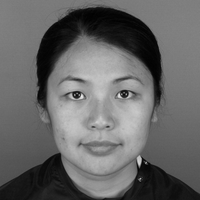
#> input picture imagesAndPoints/Face5.tif, 200 x 200 px, found by its file name
$ python cross_disolve_script.py
#> lines starting #> are read from the running program, lines starting #| are printed output that depends on the picture
### cross_disolve_functions.py
import numpy as np
import cv2
import matplotlib.pyplot as plt

def writeMorphingVideo(image_list, video_name):
    out = cv2.VideoWriter(video_name + ".mp4", cv2.VideoWriter_fourcc(*'mp4v'), 20.0, image_list[0].shape, 0)
    for im in image_list:
        out.write(im)
    out.release()

def createMorphSequence(im1, im1_pts, im2, im2_pts, t_list, transformType):
    if transformType:
        trantype_im1_to_im2 = findProjectiveTransform(im1_pts, im2_pts)
        trantype_im2_to_im1 = findProjectiveTransform(im2_pts, im1_pts)
    else:
        trantype_im1_to_im2 = findAffineTransform(im1_pts, im2_pts)
        trantype_im2_to_im1 = findAffineTransform(im2_pts, im1_pts)

    size = [im2.shape[0], im2.shape[1]]
    ims = []
    one_mat = np.eye(3)

    for t in t_list:
        T12_t = (1 - t) * one_mat + t * trantype_im1_to_im2
        T21_t = (1 - t) * trantype_im2_to_im1 + t * one_mat
        new_im_1 = mapImage(im1, T12_t, size)
        new_im_2 = mapImage(im2, T21_t, size)
        nim = ((1-t)*new_im_1 + t * new_im_2).astype(np.uint8)
        #plt.imshow(nim, cmap='gray')
        ims.append(nim)
    return ims


def mapImage(im, T, sizeOutIm):

# create meshgrid of all coordinates in new image [x,y]
    array_1 = np.array([i for i in range(sizeOutIm[0])])
    array_2 = np.array([i for i in range(sizeOutIm[1])])
    yy, xx = np.meshgrid(array_1, array_2)
    array_3 = [1 for i in range(yy.shape[0])]
    zz, zzx = np.meshgrid(array_3, array_1)
    xx = xx.ravel()
    yy = yy.ravel()
    zz = zz.ravel()
    xy = np.vstack([yy, xx, zz])
    Tinv = np.linalg.pinv(T)
    new_mat = np.matmul(Tinv, xy)

    new_mat[0] = new_mat[0] / new_mat[2]
    new_mat[1] = new_mat[1] / new_mat[2]

    yy = new_mat[0]
    xx = new_mat[1]
    xMask = np.logical_or(xx < 0, xx >= im.shape[1] - 1)
    yMask = np.logical_or(yy >= im.shape[0] - 1, yy < 0)
    outOfRange = np.logical_not(np.logical_or(xMask, yMask))
    xx = xx[outOfRange]
    yy = yy[outOfRange]

    yy_, xx_ = np.meshgrid(np.arange(0, sizeOutIm[0]), np.arange(0, sizeOutIm[1]))
    xx_ = xx_.ravel()
    yy_ = yy_.ravel()
    xx_ = xx_[outOfRange]
    yy_ = yy_[outOfRange]

    SEpx = np.ceil([xx, yy]).astype(np.uint8)
    NWpx = np.floor([xx, yy]).astype(np.uint8)
    NEpx = np.array([np.ceil(xx).astype(np.uint8), np.floor(yy).astype(np.uint8)])
    SWpx = np.array([np.floor(xx).astype(np.uint8), np.ceil(yy).astype(np.uint8)])

    SEcolor = np.zeros((sizeOutIm[0], sizeOutIm[1]))
    NWcolor = np.zeros((sizeOutIm[0], sizeOutIm[1]))
    NEcolor = np.zeros((sizeOutIm[0], sizeOutIm[1]))
    SWcolor = np.zeros((sizeOutIm[0], sizeOutIm[1]))

    SEcolor[xx_, yy_] = im[SEpx[0].astype(int), SEpx[1].astype(int)]
    NWcolor[xx_, yy_] = im[NWpx[0].astype(int), NWpx[1].astype(int)]
    NEcolor[xx_, yy_] = im[NEpx[0].astype(int), NEpx[1].astype(int)]
    SWcolor[xx_, yy_] = im[SWpx[0].astype(int), SWpx[1].astype(int)]

    SEpxfull = np.ceil([new_mat[1], new_mat[0]]).astype(np.uint8)

    X_, Y_ = new_mat[1], new_mat[0]
    deltaX = (SEpxfull[0] - X_)
    deltaY = (SEpxfull[1] - Y_)
    deltaX = deltaX.reshape((sizeOutIm[0], sizeOutIm[1]))
    deltaY = deltaY.reshape((sizeOutIm[0], sizeOutIm[1]))

    S = SEcolor * (1 - deltaX) + SWcolor * deltaX
    N = NEcolor * (1 - deltaX) + NWcolor * deltaX
    V = (N * deltaY + S * (1 - deltaY)).astype(np.uint8)
    return V


def findProjectiveTransform(pointsSet1, pointsSet2):
    N = pointsSet1.shape[0]
    X = [[]]
    # iterate iver points to create x , x'
    Xtag = np.zeros((2 * N, 1))

    for i in range(0, N):
        array_row_i = np.array([[pointsSet1[i, 0], pointsSet1[i, 1], 0, 0, 1, 0, -(pointsSet1[i, 0] * pointsSet2[i, 0])
                           , -(pointsSet1[i, 1] * pointsSet2[i, 0])]])
        array_row_i_plus_1 = np.array([[0, 0, pointsSet1[i, 0], pointsSet1[i, 1], 0, 1, -(pointsSet1[i, 0] * pointsSet2[i, 1])
                                  , -(pointsSet1[i, 1] * pointsSet2[i, 1])]])
        X = np.append(X, array_row_i)
        X = np.append(X, array_row_i_plus_1)
        Xtag[2 * i], Xtag[2 * i + 1] = pointsSet2[i, 0], pointsSet2[i, 1]
    ####calculate T - be careful of order when reshaping it

    X = np.reshape(X, (2 * N, 8))
    pinv = np.linalg.pinv(X)
    T = np.matmul(pinv, Xtag)

    project = np.zeros((3, 3))
    project[0, 0] = T[0]
    project[0, 1] = T[1]
    project[0, 2] = T[4]
    project[1, 0] = T[2]
    project[1, 1] = T[3]
    project[1, 2] = T[5]
    project[2, 0] = T[6]
    project[2, 1] = T[7]
    project[2, 2] = 1
    return project


# [52 lines left out: functions findAffineTransform, getImagePts, createMorphSequence2, not called in this run]

### cross_disolve_script.py
from cross_disolve_functions import *

path_image = r'imagesAndPoints\face5.tif'
face1 = cv2.imread(path_image)
#> face1 is the input picture: shape (200, 200, 3); min 0, max 238, mean 102.2
face1_gray = cv2.cvtColor(face1, cv2.COLOR_BGR2GRAY)

path_image = r'imagesAndPoints\face6.tif'
face2 = cv2.imread(path_image)
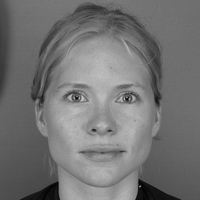
#> input picture imagesAndPoints/Face6.tif, 200 x 200 px, found by its file name
#> face2 is the input picture: shape (200, 200, 3); min 1, max 203, mean 115.7
face2_gray = cv2.cvtColor(face2, cv2.COLOR_BGR2GRAY)


imagePts1 = np.load(r"imagesAndPoints\points_in_face_1.npy")
#> (reads imagesAndPoints/points_in_face_1.npy from the repository)
imagePts2 = np.load(r"imagesAndPoints\points_in_face_2.npy")
#> (reads imagesAndPoints/points_in_face_2.npy from the repository)

t_list = np.linspace(0, 1, 130)
im_list = createMorphSequence(face1_gray, imagePts1, face2_gray, imagePts2, t_list, True)
#> the loop in createMorphSequence, `for t in t_list:` made 130 passes
#> pass 1, in mapImage (call 2), `S = SEcolor * (1 - deltaX) + SWcolor * deltaX`:
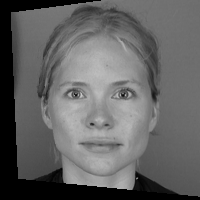
#> S: shape (200, 200) float64; min 0, max 202.6, mean 99.7
#> after the loop in createMorphSequence, `for t in t_list:`: ims = 130 items
#> im_list = 130 items

writeMorphingVideo(im_list, 'Example_Video')
#> the loop in writeMorphingVideo, `for im in image_list:` made 130 passes
